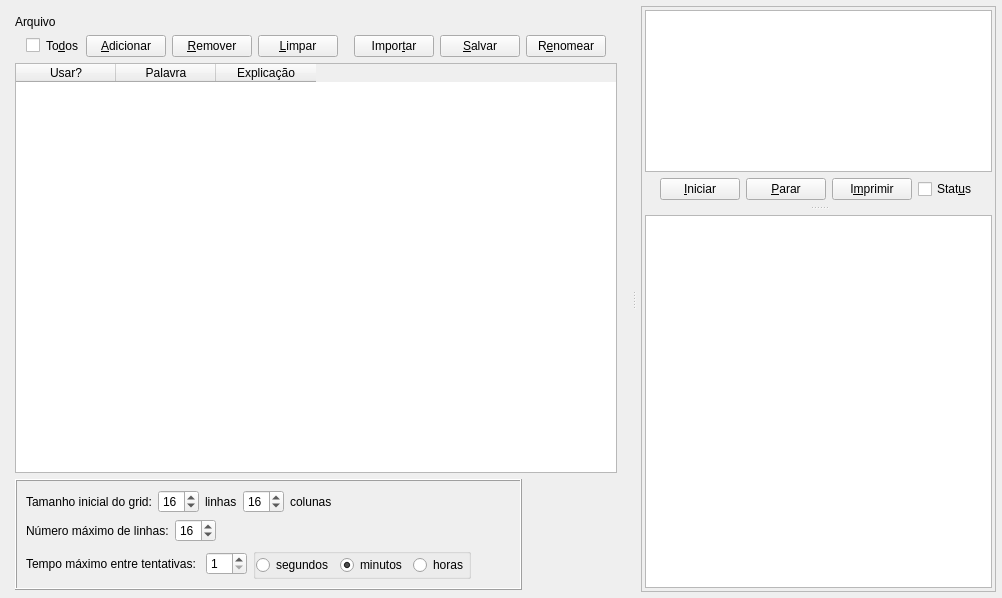
<?xml version="1.0" encoding="UTF-8"?>
<ui version="4.0">
 <class>MainWindow</class>
 <widget class="QMainWindow" name="MainWindow">
  <property name="geometry">
   <rect>
    <x>0</x>
    <y>0</y>
    <width>1002</width>
    <height>598</height>
   </rect>
  </property>
  <property name="windowTitle">
   <string>Cruzadista</string>
  </property>
  <property name="windowIcon">
   <iconset resource="../../../../rsc/crosswords.qrc">
    <normaloff>:/app.png</normaloff>:/app.png</iconset>
  </property>
  <widget class="QWidget" name="centralwidget">
   <layout class="QHBoxLayout" name="horizontalLayout_9" stretch="0">
    <property name="spacing">
     <number>6</number>
    </property>
    <property name="leftMargin">
     <number>6</number>
    </property>
    <property name="topMargin">
     <number>6</number>
    </property>
    <property name="rightMargin">
     <number>6</number>
    </property>
    <property name="bottomMargin">
     <number>6</number>
    </property>
    <item>
     <widget class="QSplitter" name="splHori">
      <property name="orientation">
       <enum>Qt::Horizontal</enum>
      </property>
      <property name="handleWidth">
       <number>15</number>
      </property>
      <widget class="QFrame" name="fraWords">
       <property name="frameShape">
        <enum>QFrame::NoFrame</enum>
       </property>
       <property name="frameShadow">
        <enum>QFrame::Raised</enum>
       </property>
       <layout class="QVBoxLayout" name="verticalLayout" stretch="1,1,97,1">
        <property name="bottomMargin">
         <number>2</number>
        </property>
        <item>
         <layout class="QHBoxLayout" name="horizontalLayout_7" stretch="1,9">
          <item>
           <widget class="QLabel" name="lblFileNameLabel">
            <property name="styleSheet">
             <string notr="true">font: 12pt &quot;Ubuntu&quot;;</string>
            </property>
            <property name="text">
             <string>Arquivo</string>
            </property>
           </widget>
          </item>
          <item>
           <widget class="QLabel" name="lblFileName">
            <property name="styleSheet">
             <string notr="true">font: 12pt &quot;Ubuntu&quot;;</string>
            </property>
            <property name="text">
             <string/>
            </property>
           </widget>
          </item>
         </layout>
        </item>
        <item>
         <layout class="QHBoxLayout" name="horizontalLayout">
          <item>
           <spacer name="horizontalSpacer">
            <property name="orientation">
             <enum>Qt::Horizontal</enum>
            </property>
            <property name="sizeHint" stdset="0">
             <size>
              <width>40</width>
              <height>20</height>
             </size>
            </property>
           </spacer>
          </item>
          <item>
           <widget class="QCheckBox" name="chbAllWords">
            <property name="styleSheet">
             <string notr="true">font: 12pt &quot;Ubuntu&quot;;
border-color: rgb(0, 0, 0);</string>
            </property>
            <property name="text">
             <string>To&amp;dos</string>
            </property>
            <property name="checked">
             <bool>false</bool>
            </property>
            <property name="tristate">
             <bool>false</bool>
            </property>
           </widget>
          </item>
          <item>
           <widget class="QPushButton" name="btnAddWord">
            <property name="enabled">
             <bool>true</bool>
            </property>
            <property name="styleSheet">
             <string notr="true">font: 12pt &quot;Ubuntu&quot;;</string>
            </property>
            <property name="text">
             <string>&amp;Adicionar</string>
            </property>
           </widget>
          </item>
          <item>
           <widget class="QPushButton" name="btnRemoveWord">
            <property name="styleSheet">
             <string notr="true">font: 12pt &quot;Ubuntu&quot;;</string>
            </property>
            <property name="text">
             <string>&amp;Remover</string>
            </property>
           </widget>
          </item>
          <item>
           <widget class="QPushButton" name="btnClear">
            <property name="styleSheet">
             <string notr="true">font: 12pt &quot;Ubuntu&quot;;</string>
            </property>
            <property name="text">
             <string>&amp;Limpar</string>
            </property>
           </widget>
          </item>
          <item>
           <spacer name="horizontalSpacer_2">
            <property name="orientation">
             <enum>Qt::Horizontal</enum>
            </property>
            <property name="sizeHint" stdset="0">
             <size>
              <width>40</width>
              <height>20</height>
             </size>
            </property>
           </spacer>
          </item>
          <item>
           <widget class="QPushButton" name="btnImport">
            <property name="styleSheet">
             <string notr="true">font: 12pt &quot;Ubuntu&quot;;</string>
            </property>
            <property name="text">
             <string>Impor&amp;tar</string>
            </property>
           </widget>
          </item>
          <item>
           <widget class="QPushButton" name="btnSave">
            <property name="enabled">
             <bool>true</bool>
            </property>
            <property name="styleSheet">
             <string notr="true">font: 12pt &quot;Ubuntu&quot;;</string>
            </property>
            <property name="text">
             <string>&amp;Salvar</string>
            </property>
           </widget>
          </item>
          <item>
           <widget class="QPushButton" name="btnSaveAs">
            <property name="enabled">
             <bool>true</bool>
            </property>
            <property name="styleSheet">
             <string notr="true">font: 12pt &quot;Ubuntu&quot;;</string>
            </property>
            <property name="text">
             <string>R&amp;enomear</string>
            </property>
           </widget>
          </item>
          <item>
           <spacer name="horizontalSpacer_8">
            <property name="orientation">
             <enum>Qt::Horizontal</enum>
            </property>
            <property name="sizeHint" stdset="0">
             <size>
              <width>40</width>
              <height>20</height>
             </size>
            </property>
           </spacer>
          </item>
         </layout>
        </item>
        <item>
         <widget class="QTableWidget" name="tblWords">
          <property name="styleSheet">
           <string notr="true">font: 11pt &quot;Ubuntu&quot;;</string>
          </property>
          <property name="editTriggers">
           <set>QAbstractItemView::CurrentChanged|QAbstractItemView::DoubleClicked|QAbstractItemView::EditKeyPressed|QAbstractItemView::SelectedClicked</set>
          </property>
          <property name="showDropIndicator" stdset="0">
           <bool>false</bool>
          </property>
          <property name="dragDropOverwriteMode">
           <bool>false</bool>
          </property>
          <property name="selectionMode">
           <enum>QAbstractItemView::NoSelection</enum>
          </property>
          <property name="columnCount">
           <number>3</number>
          </property>
          <attribute name="horizontalHeaderVisible">
           <bool>true</bool>
          </attribute>
          <attribute name="verticalHeaderVisible">
           <bool>false</bool>
          </attribute>
          <attribute name="verticalHeaderStretchLastSection">
           <bool>false</bool>
          </attribute>
          <column>
           <property name="text">
            <string>Usar?</string>
           </property>
          </column>
          <column>
           <property name="text">
            <string>Palavra</string>
           </property>
          </column>
          <column>
           <property name="text">
            <string>Explicação</string>
           </property>
          </column>
         </widget>
        </item>
        <item>
         <layout class="QHBoxLayout" name="horizontalLayout_2">
          <property name="spacing">
           <number>1</number>
          </property>
          <item>
           <widget class="QFrame" name="fraCfgAndControl">
            <property name="frameShape">
             <enum>QFrame::Box</enum>
            </property>
            <property name="frameShadow">
             <enum>QFrame::Raised</enum>
            </property>
            <layout class="QVBoxLayout" name="verticalLayout_3">
             <item>
              <layout class="QHBoxLayout" name="horizontalLayout_3">
               <item>
                <widget class="QLabel" name="lblTamanhoInicial">
                 <property name="styleSheet">
                  <string notr="true">font: 12pt &quot;Ubuntu&quot;;</string>
                 </property>
                 <property name="text">
                  <string>Tamanho inicial do grid:</string>
                 </property>
                </widget>
               </item>
               <item>
                <widget class="QSpinBox" name="spbNumRows">
                 <property name="styleSheet">
                  <string notr="true">font: 12pt &quot;Ubuntu&quot;;</string>
                 </property>
                 <property name="value">
                  <number>16</number>
                 </property>
                </widget>
               </item>
               <item>
                <widget class="QLabel" name="lblRows">
                 <property name="styleSheet">
                  <string notr="true">font: 12pt &quot;Ubuntu&quot;;</string>
                 </property>
                 <property name="text">
                  <string>linhas</string>
                 </property>
                </widget>
               </item>
               <item>
                <widget class="QSpinBox" name="spbNumCols">
                 <property name="styleSheet">
                  <string notr="true">font: 12pt &quot;Ubuntu&quot;;</string>
                 </property>
                 <property name="value">
                  <number>16</number>
                 </property>
                </widget>
               </item>
               <item>
                <widget class="QLabel" name="lblColumns">
                 <property name="styleSheet">
                  <string notr="true">font: 12pt &quot;Ubuntu&quot;;</string>
                 </property>
                 <property name="text">
                  <string>colunas</string>
                 </property>
                </widget>
               </item>
               <item>
                <spacer name="horizontalSpacer_4">
                 <property name="orientation">
                  <enum>Qt::Horizontal</enum>
                 </property>
                 <property name="sizeHint" stdset="0">
                  <size>
                   <width>40</width>
                   <height>20</height>
                  </size>
                 </property>
                </spacer>
               </item>
              </layout>
             </item>
             <item>
              <layout class="QHBoxLayout" name="horizontalLayout_4">
               <item>
                <widget class="QLabel" name="lblMaxRows">
                 <property name="styleSheet">
                  <string notr="true">font: 12pt &quot;Ubuntu&quot;;</string>
                 </property>
                 <property name="text">
                  <string>Número máximo de linhas:</string>
                 </property>
                </widget>
               </item>
               <item>
                <widget class="QSpinBox" name="spbMaxRows">
                 <property name="styleSheet">
                  <string notr="true">font: 12pt &quot;Ubuntu&quot;;</string>
                 </property>
                 <property name="value">
                  <number>16</number>
                 </property>
                </widget>
               </item>
               <item>
                <spacer name="horizontalSpacer_3">
                 <property name="orientation">
                  <enum>Qt::Horizontal</enum>
                 </property>
                 <property name="sizeHint" stdset="0">
                  <size>
                   <width>40</width>
                   <height>20</height>
                  </size>
                 </property>
                </spacer>
               </item>
              </layout>
             </item>
             <item>
              <layout class="QHBoxLayout" name="horizontalLayout_5">
               <item>
                <widget class="QLabel" name="lblTimeFrame">
                 <property name="styleSheet">
                  <string notr="true">font: 12pt &quot;Ubuntu&quot;;</string>
                 </property>
                 <property name="text">
                  <string>Tempo máximo entre tentativas: </string>
                 </property>
                </widget>
               </item>
               <item>
                <widget class="QSpinBox" name="spbInterval">
                 <property name="styleSheet">
                  <string notr="true">font: 12pt &quot;Ubuntu&quot;;</string>
                 </property>
                 <property name="minimum">
                  <number>1</number>
                 </property>
                </widget>
               </item>
               <item>
                <widget class="QGroupBox" name="gpbTimeUnit">
                 <property name="title">
                  <string/>
                 </property>
                 <property name="flat">
                  <bool>false</bool>
                 </property>
                 <layout class="QHBoxLayout" name="horizontalLayout_8">
                  <property name="leftMargin">
                   <number>0</number>
                  </property>
                  <property name="topMargin">
                   <number>0</number>
                  </property>
                  <property name="rightMargin">
                   <number>0</number>
                  </property>
                  <property name="bottomMargin">
                   <number>0</number>
                  </property>
                  <item>
                   <widget class="QRadioButton" name="rdbSeconds">
                    <property name="text">
                     <string>segundos</string>
                    </property>
                   </widget>
                  </item>
                  <item>
                   <widget class="QRadioButton" name="rdbMinutes">
                    <property name="text">
                     <string>minutos</string>
                    </property>
                    <property name="checked">
                     <bool>true</bool>
                    </property>
                   </widget>
                  </item>
                  <item>
                   <widget class="QRadioButton" name="rdbHours">
                    <property name="text">
                     <string>horas</string>
                    </property>
                   </widget>
                  </item>
                 </layout>
                </widget>
               </item>
               <item>
                <spacer name="horizontalSpacer_10">
                 <property name="orientation">
                  <enum>Qt::Horizontal</enum>
                 </property>
                 <property name="sizeHint" stdset="0">
                  <size>
                   <width>40</width>
                   <height>20</height>
                  </size>
                 </property>
                </spacer>
               </item>
              </layout>
             </item>
            </layout>
           </widget>
          </item>
          <item>
           <spacer name="horizontalSpacer_5">
            <property name="orientation">
             <enum>Qt::Horizontal</enum>
            </property>
            <property name="sizeHint" stdset="0">
             <size>
              <width>40</width>
              <height>20</height>
             </size>
            </property>
           </spacer>
          </item>
         </layout>
        </item>
       </layout>
      </widget>
      <widget class="QFrame" name="fraGria">
       <property name="frameShape">
        <enum>QFrame::StyledPanel</enum>
       </property>
       <property name="frameShadow">
        <enum>QFrame::Raised</enum>
       </property>
       <layout class="QVBoxLayout" name="verticalLayout_4">
        <property name="spacing">
         <number>3</number>
        </property>
        <property name="leftMargin">
         <number>3</number>
        </property>
        <property name="topMargin">
         <number>3</number>
        </property>
        <property name="rightMargin">
         <number>3</number>
        </property>
        <property name="bottomMargin">
         <number>3</number>
        </property>
        <item>
         <widget class="QSplitter" name="splVert">
          <property name="orientation">
           <enum>Qt::Vertical</enum>
          </property>
          <property name="handleWidth">
           <number>15</number>
          </property>
          <widget class="QWidget" name="">
           <layout class="QVBoxLayout" name="verticalLayout_2" stretch="9,1">
            <item>
             <widget class="QTableWidget" name="tblGrid">
              <property name="verticalScrollBarPolicy">
               <enum>Qt::ScrollBarAsNeeded</enum>
              </property>
              <property name="horizontalScrollBarPolicy">
               <enum>Qt::ScrollBarAsNeeded</enum>
              </property>
              <property name="sizeAdjustPolicy">
               <enum>QAbstractScrollArea::AdjustToContentsOnFirstShow</enum>
              </property>
              <property name="autoScroll">
               <bool>false</bool>
              </property>
              <property name="editTriggers">
               <set>QAbstractItemView::NoEditTriggers</set>
              </property>
              <property name="tabKeyNavigation">
               <bool>false</bool>
              </property>
              <property name="showDropIndicator" stdset="0">
               <bool>false</bool>
              </property>
              <property name="dragDropOverwriteMode">
               <bool>false</bool>
              </property>
              <property name="selectionMode">
               <enum>QAbstractItemView::NoSelection</enum>
              </property>
              <attribute name="horizontalHeaderVisible">
               <bool>true</bool>
              </attribute>
              <attribute name="verticalHeaderVisible">
               <bool>true</bool>
              </attribute>
             </widget>
            </item>
            <item>
             <layout class="QHBoxLayout" name="horizontalLayout_6">
              <item>
               <spacer name="horizontalSpacer_6">
                <property name="orientation">
                 <enum>Qt::Horizontal</enum>
                </property>
                <property name="sizeHint" stdset="0">
                 <size>
                  <width>40</width>
                  <height>20</height>
                 </size>
                </property>
               </spacer>
              </item>
              <item>
               <widget class="QPushButton" name="btnStart">
                <property name="styleSheet">
                 <string notr="true">font: 12pt &quot;Ubuntu&quot;;</string>
                </property>
                <property name="text">
                 <string>&amp;Iniciar</string>
                </property>
               </widget>
              </item>
              <item>
               <widget class="QPushButton" name="btnStop">
                <property name="enabled">
                 <bool>true</bool>
                </property>
                <property name="styleSheet">
                 <string notr="true">font: 12pt &quot;Ubuntu&quot;;</string>
                </property>
                <property name="text">
                 <string>&amp;Parar</string>
                </property>
               </widget>
              </item>
              <item>
               <widget class="QPushButton" name="btnPrint">
                <property name="enabled">
                 <bool>true</bool>
                </property>
                <property name="styleSheet">
                 <string notr="true">font: 12pt &quot;Ubuntu&quot;;</string>
                </property>
                <property name="text">
                 <string>I&amp;mprimir</string>
                </property>
               </widget>
              </item>
              <item>
               <widget class="QCheckBox" name="chbLog">
                <property name="text">
                 <string>Stat&amp;us</string>
                </property>
               </widget>
              </item>
              <item>
               <spacer name="horizontalSpacer_7">
                <property name="orientation">
                 <enum>Qt::Horizontal</enum>
                </property>
                <property name="sizeHint" stdset="0">
                 <size>
                  <width>40</width>
                  <height>20</height>
                 </size>
                </property>
               </spacer>
              </item>
             </layout>
            </item>
           </layout>
          </widget>
          <widget class="QTextEdit" name="txtLog">
           <property name="readOnly">
            <bool>true</bool>
           </property>
          </widget>
         </widget>
        </item>
       </layout>
      </widget>
     </widget>
    </item>
   </layout>
  </widget>
 </widget>
 <resources>
  <include location="../../../../rsc/crosswords.qrc"/>
 </resources>
 <connections/>
</ui>
